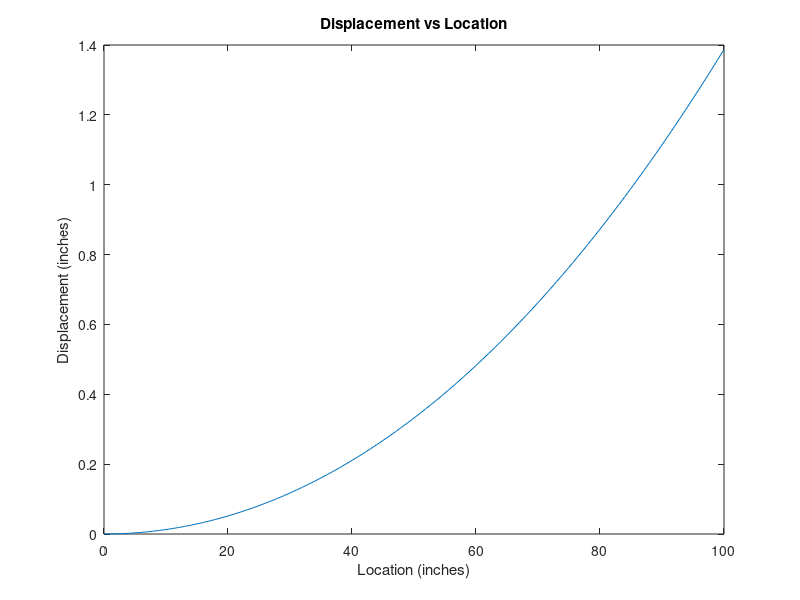

MATLAB code for this plot:
x = 0:100;
y = 0.0001269555*x.^2 + (1.1774*10.^(-7))*x.^3;
plot(x,y);
title('Displacement vs Location');
xlabel('Location (inches)');
ylabel('Displacement (inches)');